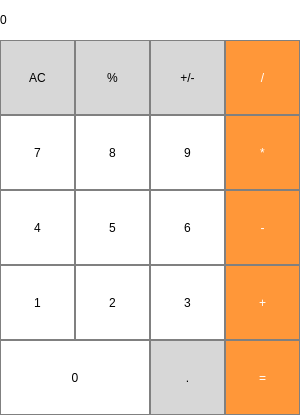
<?xml version="1.0" encoding="UTF-8"?>
<ui version="4.0">
 <class>Calculator</class>
 <widget class="QMainWindow" name="Calculator">
  <property name="geometry">
   <rect>
    <x>0</x>
    <y>0</y>
    <width>300</width>
    <height>415</height>
   </rect>
  </property>
  <property name="windowTitle">
   <string>Calculator</string>
  </property>
  <property name="styleSheet">
   <string notr="true">background-color:rgb(255,255,255)</string>
  </property>
  <widget class="QWidget" name="centralwidget">
   <widget class="QPushButton" name="one_btn">
    <property name="geometry">
     <rect>
      <x>0</x>
      <y>265</y>
      <width>75</width>
      <height>75</height>
     </rect>
    </property>
    <property name="styleSheet">
     <string notr="true">QPushButton {
border: 1px solid grey;
}
QPushButton:pressed {
background-color: qlineargradient(x1: 0, y1: 0, x2: 0, y2: 1,
stop: 0 #dadbde, stop: 1 #f6f7fa);
}</string>
    </property>
    <property name="text">
     <string>1</string>
    </property>
   </widget>
   <widget class="QPushButton" name="two_btn">
    <property name="geometry">
     <rect>
      <x>75</x>
      <y>265</y>
      <width>75</width>
      <height>75</height>
     </rect>
    </property>
    <property name="styleSheet">
     <string notr="true">QPushButton {
border: 1px solid grey;
}
QPushButton:pressed {
background-color: qlineargradient(x1: 0, y1: 0, x2: 0, y2: 1,
stop: 0 #dadbde, stop: 1 #f6f7fa);
}</string>
    </property>
    <property name="text">
     <string>2</string>
    </property>
   </widget>
   <widget class="QPushButton" name="three_btn">
    <property name="geometry">
     <rect>
      <x>150</x>
      <y>265</y>
      <width>75</width>
      <height>75</height>
     </rect>
    </property>
    <property name="styleSheet">
     <string notr="true">QPushButton {
border: 1px solid grey;
}
QPushButton:pressed {
background-color: qlineargradient(x1: 0, y1: 0, x2: 0, y2: 1,
stop: 0 #dadbde, stop: 1 #f6f7fa);
}</string>
    </property>
    <property name="text">
     <string>3</string>
    </property>
   </widget>
   <widget class="QPushButton" name="four_btn">
    <property name="geometry">
     <rect>
      <x>0</x>
      <y>190</y>
      <width>75</width>
      <height>75</height>
     </rect>
    </property>
    <property name="styleSheet">
     <string notr="true">QPushButton {
border: 1px solid grey;
}
QPushButton:pressed {
background-color: qlineargradient(x1: 0, y1: 0, x2: 0, y2: 1,
stop: 0 #dadbde, stop: 1 #f6f7fa);
}</string>
    </property>
    <property name="text">
     <string>4</string>
    </property>
   </widget>
   <widget class="QPushButton" name="zero_btn">
    <property name="geometry">
     <rect>
      <x>0</x>
      <y>340</y>
      <width>150</width>
      <height>75</height>
     </rect>
    </property>
    <property name="styleSheet">
     <string notr="true">QPushButton {
border: 1px solid grey;
}
QPushButton:pressed {
background-color: qlineargradient(x1: 0, y1: 0, x2: 0, y2: 1,
stop: 0 #dadbde, stop: 1 #f6f7fa);
}</string>
    </property>
    <property name="text">
     <string>0</string>
    </property>
   </widget>
   <widget class="QPushButton" name="five_btn">
    <property name="geometry">
     <rect>
      <x>75</x>
      <y>190</y>
      <width>75</width>
      <height>75</height>
     </rect>
    </property>
    <property name="styleSheet">
     <string notr="true">QPushButton {
border: 1px solid grey;
}
QPushButton:pressed {
background-color: qlineargradient(x1: 0, y1: 0, x2: 0, y2: 1,
stop: 0 #dadbde, stop: 1 #f6f7fa);
}</string>
    </property>
    <property name="text">
     <string>5</string>
    </property>
   </widget>
   <widget class="QPushButton" name="six_btn">
    <property name="geometry">
     <rect>
      <x>150</x>
      <y>190</y>
      <width>75</width>
      <height>75</height>
     </rect>
    </property>
    <property name="styleSheet">
     <string notr="true">QPushButton {
border: 1px solid grey;
}
QPushButton:pressed {
background-color: qlineargradient(x1: 0, y1: 0, x2: 0, y2: 1,
stop: 0 #dadbde, stop: 1 #f6f7fa);
}</string>
    </property>
    <property name="text">
     <string>6</string>
    </property>
   </widget>
   <widget class="QPushButton" name="seven_btn">
    <property name="geometry">
     <rect>
      <x>0</x>
      <y>115</y>
      <width>75</width>
      <height>75</height>
     </rect>
    </property>
    <property name="styleSheet">
     <string notr="true">QPushButton {
border: 1px solid grey;
}
QPushButton:pressed {
background-color: qlineargradient(x1: 0, y1: 0, x2: 0, y2: 1,
stop: 0 #dadbde, stop: 1 #f6f7fa);
}</string>
    </property>
    <property name="text">
     <string>7</string>
    </property>
   </widget>
   <widget class="QPushButton" name="nine_btn">
    <property name="geometry">
     <rect>
      <x>150</x>
      <y>115</y>
      <width>75</width>
      <height>75</height>
     </rect>
    </property>
    <property name="styleSheet">
     <string notr="true">QPushButton {
border: 1px solid grey;
}
QPushButton:pressed {
background-color: qlineargradient(x1: 0, y1: 0, x2: 0, y2: 1,
stop: 0 #dadbde, stop: 1 #f6f7fa);
}</string>
    </property>
    <property name="text">
     <string>9</string>
    </property>
   </widget>
   <widget class="QPushButton" name="eight_btn">
    <property name="geometry">
     <rect>
      <x>75</x>
      <y>115</y>
      <width>75</width>
      <height>75</height>
     </rect>
    </property>
    <property name="styleSheet">
     <string notr="true">QPushButton {
border: 1px solid grey;
}
QPushButton:pressed {
background-color: qlineargradient(x1: 0, y1: 0, x2: 0, y2: 1,
stop: 0 #dadbde, stop: 1 #f6f7fa);
}</string>
    </property>
    <property name="text">
     <string>8</string>
    </property>
   </widget>
   <widget class="QLabel" name="label">
    <property name="geometry">
     <rect>
      <x>0</x>
      <y>0</y>
      <width>300</width>
      <height>40</height>
     </rect>
    </property>
    <property name="styleSheet">
     <string notr="true">QLabel
{
qproperty-alignment: 'AlignVCenter | AlignRight';
border-bottom: 1px solid gray;
font-size:32pt
}
background-color: white;</string>
    </property>
    <property name="text">
     <string>0</string>
    </property>
   </widget>
   <widget class="QPushButton" name="dot_btn">
    <property name="geometry">
     <rect>
      <x>150</x>
      <y>340</y>
      <width>75</width>
      <height>75</height>
     </rect>
    </property>
    <property name="styleSheet">
     <string notr="true">QPushButton {
border: 1px solid grey;
background-color: rgb(215,215,215);
}
QPushButton:pressed {
background-color: qlineargradient(x1: 0, y1: 0, x2: 0, y2: 1,
stop: 0 #bebebe, stop: 1 #d7d7d7);
}</string>
    </property>
    <property name="text">
     <string>.</string>
    </property>
   </widget>
   <widget class="QPushButton" name="clear_btn">
    <property name="geometry">
     <rect>
      <x>0</x>
      <y>40</y>
      <width>75</width>
      <height>75</height>
     </rect>
    </property>
    <property name="styleSheet">
     <string notr="true">QPushButton {
border: 1px solid grey;
background-color: rgb(215,215,215);
}
QPushButton:pressed {
background-color: qlineargradient(x1: 0, y1: 0, x2: 0, y2: 1,
stop: 0 #bebebe, stop: 1 #d7d7d7);
}</string>
    </property>
    <property name="text">
     <string>AC</string>
    </property>
   </widget>
   <widget class="QPushButton" name="percent_btn">
    <property name="geometry">
     <rect>
      <x>75</x>
      <y>40</y>
      <width>75</width>
      <height>75</height>
     </rect>
    </property>
    <property name="styleSheet">
     <string notr="true">QPushButton {
border: 1px solid grey;
background-color: rgb(215,215,215);
}
QPushButton:pressed {
background-color: qlineargradient(x1: 0, y1: 0, x2: 0, y2: 1,
stop: 0 #bebebe, stop: 1 #d7d7d7);
}</string>
    </property>
    <property name="text">
     <string>%</string>
    </property>
   </widget>
   <widget class="QPushButton" name="percent_btn_2">
    <property name="geometry">
     <rect>
      <x>150</x>
      <y>40</y>
      <width>75</width>
      <height>75</height>
     </rect>
    </property>
    <property name="styleSheet">
     <string notr="true">QPushButton {
border: 1px solid grey;
background-color: rgb(215,215,215);
}
QPushButton:pressed {
background-color: qlineargradient(x1: 0, y1: 0, x2: 0, y2: 1,
stop: 0 #bebebe, stop: 1 #d7d7d7);
}</string>
    </property>
    <property name="text">
     <string>+/-</string>
    </property>
   </widget>
   <widget class="QPushButton" name="div_btn">
    <property name="geometry">
     <rect>
      <x>225</x>
      <y>40</y>
      <width>75</width>
      <height>75</height>
     </rect>
    </property>
    <property name="styleSheet">
     <string notr="true">QPushButton {
border: 1px solid grey;
background-color: rgb(255,151,57);
color: white;
}
QPushButton:pressed {
background-color: qlineargradient(x1: 0, y1: 0, x2: 0, y2: 1,
stop: 0 #ff7832, stop: 1 #ff9739);
}
QPushButton:checked{
background-color: rgb(80, 80, 80);
}</string>
    </property>
    <property name="text">
     <string>/</string>
    </property>
   </widget>
   <widget class="QPushButton" name="mul_btn">
    <property name="geometry">
     <rect>
      <x>225</x>
      <y>115</y>
      <width>75</width>
      <height>75</height>
     </rect>
    </property>
    <property name="styleSheet">
     <string notr="true">QPushButton {
border: 1px solid grey;
background-color: rgb(255,151,57);
color: white;
}
QPushButton:pressed {
background-color: qlineargradient(x1: 0, y1: 0, x2: 0, y2: 1,
stop: 0 #ff7832, stop: 1 #ff9739);
}
QPushButton:checked{
background-color: rgb(80, 80, 80);
}</string>
    </property>
    <property name="text">
     <string>*</string>
    </property>
   </widget>
   <widget class="QPushButton" name="sub_btn">
    <property name="geometry">
     <rect>
      <x>225</x>
      <y>190</y>
      <width>75</width>
      <height>75</height>
     </rect>
    </property>
    <property name="styleSheet">
     <string notr="true">QPushButton {
border: 1px solid grey;
background-color: rgb(255,151,57);
color: white;
}
QPushButton:pressed {
background-color: qlineargradient(x1: 0, y1: 0, x2: 0, y2: 1,
stop: 0 #ff7832, stop: 1 #ff9739);
}
QPushButton:checked{
background-color: rgb(80, 80, 80);
}</string>
    </property>
    <property name="text">
     <string>-</string>
    </property>
   </widget>
   <widget class="QPushButton" name="add_btn">
    <property name="geometry">
     <rect>
      <x>225</x>
      <y>265</y>
      <width>75</width>
      <height>75</height>
     </rect>
    </property>
    <property name="styleSheet">
     <string notr="true">QPushButton {
border: 1px solid grey;
background-color: rgb(255,151,57);
color: white;
}
QPushButton:pressed {
background-color: qlineargradient(x1: 0, y1: 0, x2: 0, y2: 1,
stop: 0 #ff7832, stop: 1 #ff9739);
}
QPushButton:checked{
background-color: rgb(80, 80, 80);
}</string>
    </property>
    <property name="text">
     <string>+</string>
    </property>
   </widget>
   <widget class="QPushButton" name="eq_btn">
    <property name="geometry">
     <rect>
      <x>225</x>
      <y>340</y>
      <width>75</width>
      <height>75</height>
     </rect>
    </property>
    <property name="styleSheet">
     <string notr="true">QPushButton {
border: 1px solid grey;
background-color: rgb(255,151,57);
color: white;
}
QPushButton:pressed {
background-color: qlineargradient(x1: 0, y1: 0, x2: 0, y2: 1,
stop: 0 #ff7832, stop: 1 #ff9739);
}</string>
    </property>
    <property name="text">
     <string>=</string>
    </property>
   </widget>
  </widget>
 </widget>
 <resources/>
 <connections/>
</ui>
